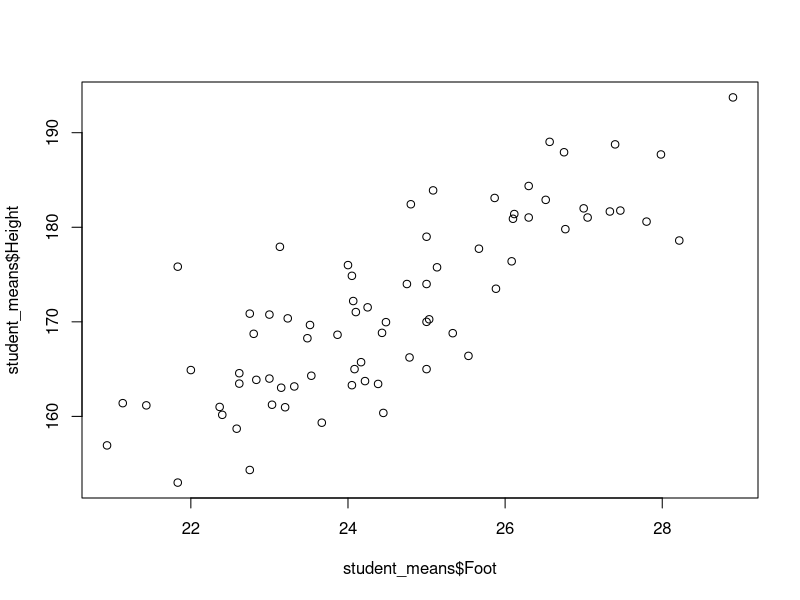
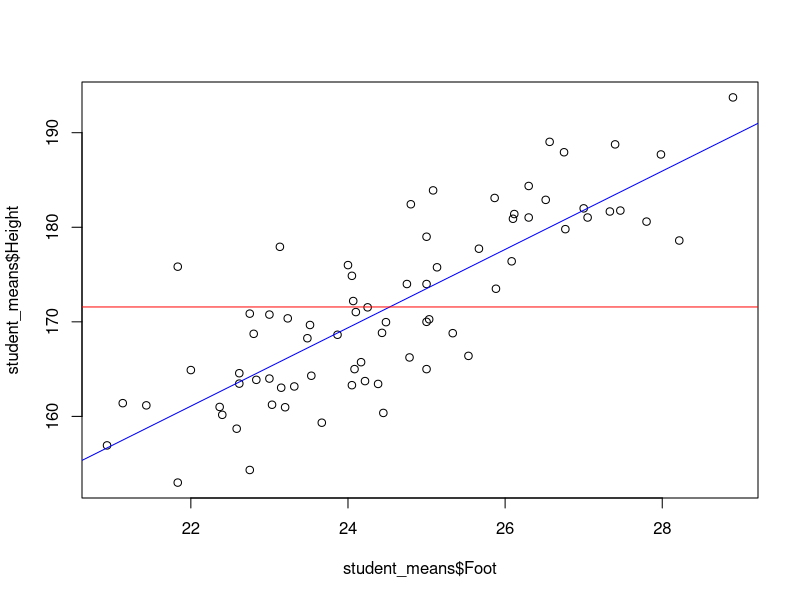
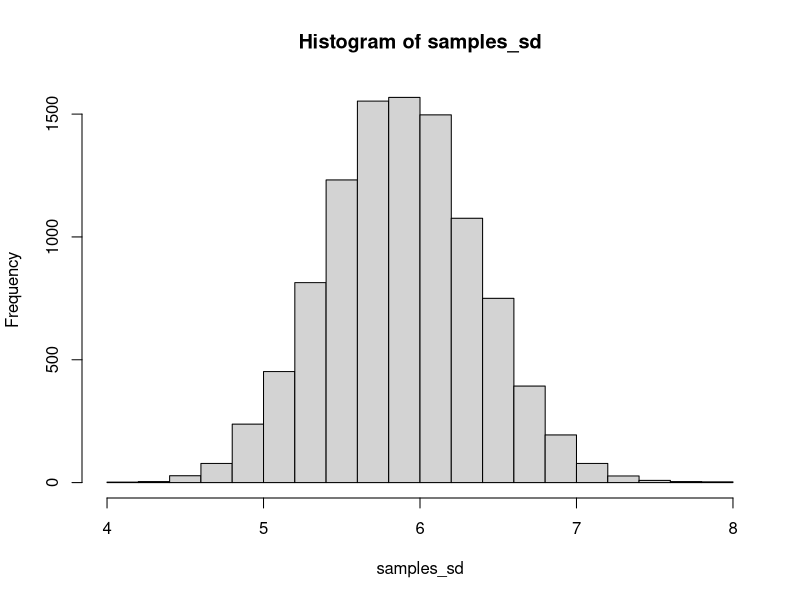
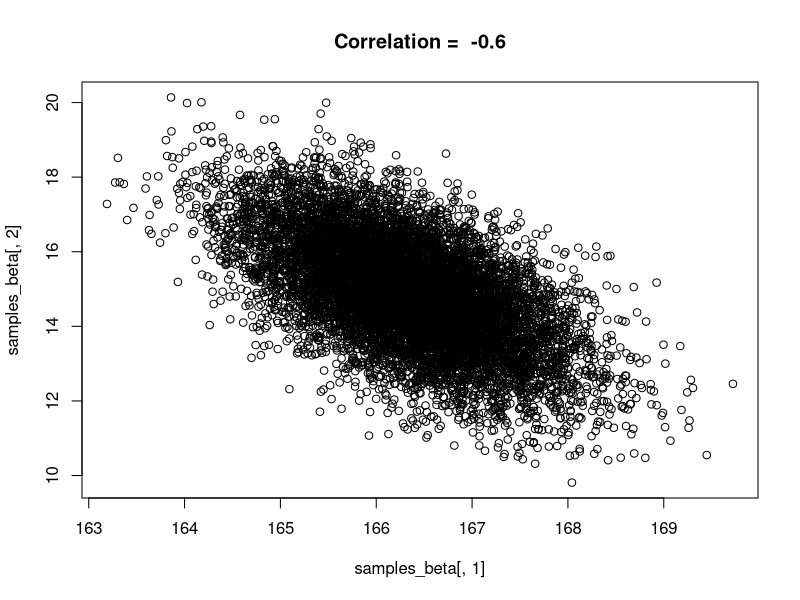
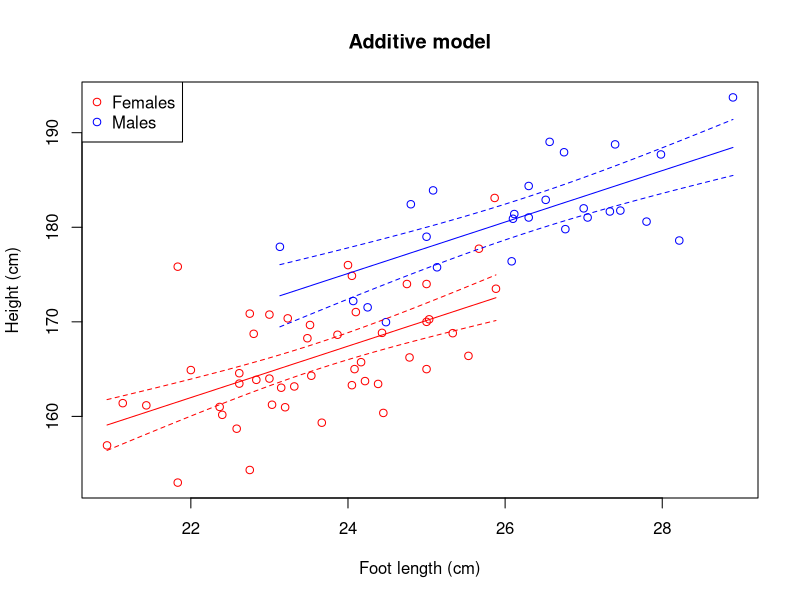
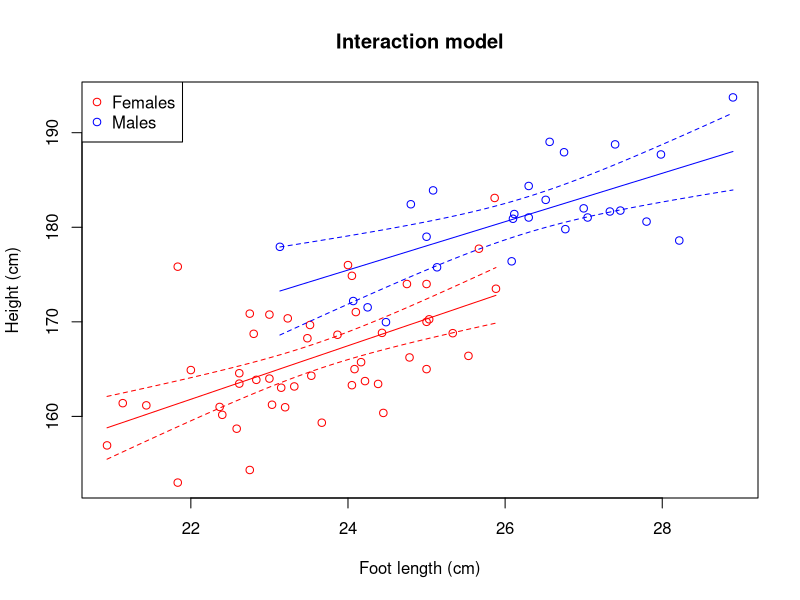

These charts were generated, in order, by the following R code:
## ---- chunk 1
knitr::opts_chunk$set(echo = TRUE)
## ---- chunk 2
student_means = read.csv("student_means.csv")
head(student_means)
#summary(student_means)
## ---- chunk 3
plot(student_means$Foot, student_means$Height)
## ---- chunk 4
plot(student_means$Height ~ student_means$Foot) # An alternative way of plotting
lin_reg = lm(Height ~ 1 + Foot, data = student_means) # lm() is a function for fitting a linear model with normal residuals
abline(lin_reg, col="blue")
abline(h = mean(student_means$Height), col="red")
## ---- chunk 5
n = 100
beta_0 = 170
sigma = 5

epsilon = rnorm(n, mean=0, sd=sigma)
height = beta_0 + epsilon

# or just

height = rnorm(n, mean=beta_0, sd=sigma)
## ---- chunk 6
fit_1 = lm(Height ~ 1, data = student_means)
## ---- chunk 7
summary(fit_1)
## ---- chunk 8
#mean(student_means$Height[student_means$Sex=="female"])
#sd(student_means$Height[student_means$Sex=="female"])

#with(student_means[student_means$Sex=="male",], mean(Height))
#with(student_means[student_means$Sex=="male",], sd(Height))

(means = tapply(student_means$Height, list(student_means$Sex), mean))
(SDs = tapply(student_means$Height, list(student_means$Sex), sd))
## ---- chunk 9
(SEs = SDs/sqrt(table(student_means$Sex)))
## ---- chunk 10
means[1] + c(-2,2)*SEs[1]
## ---- chunk 11
means[2] + c(-2,2)*SEs[2]
## ---- chunk 12
fit_F = lm(Height ~ 1, data = student_means, subset = Sex=="female")
summary(fit_F)
confint(fit_F)
## ---- chunk 13
fit_M = lm(Height ~ 1, data = student_means, subset = Sex=="male")
summary(fit_M)
confint(fit_M)
## ---- chunk 14
fit_Sex = lm(Height ~ Sex, data = student_means)
summary(fit_Sex)
## ---- chunk 15
fit_Sex_no_int = lm(Height ~ -1 + Sex, data = student_means)
summary(fit_Sex_no_int)
## ---- chunk 16
PredData = data.frame(Sex = c("female", "male"))
## ---- chunk 17
(Predictions = predict(fit_Sex, newdata = PredData, interval = "confidence"))
## ---- chunk 18
(Predictions = predict(fit_Sex, newdata = PredData, interval = "prediction"))
## ---- chunk 19
n_iter = 10000 # Number of iterations
beta = fit_Sex$coef # The parameters in the fixed part of the model (to see what the model object contains, use `str(fit_Sex)`)
res_sd = summary(fit_Sex)$sigma # Estimated residual standard deviation
Sex = student_means$Sex
n = length(Sex)  # Sample size

samples_beta = matrix(nrow=n_iter, ncol=2)  # Empty matrix for storing resampled beta-estimates
for(i in 1:n_iter){
  fixed = ifelse(fit_Sex$model$Sex=="female", beta[1], sum(beta))
  random = rnorm(n, 0, res_sd)
  y = fixed + random
  refit = lm(y ~ Sex)
  samples_beta[i,] = refit$coef
}
## ---- chunk 20
quantile(samples_beta[,1], prob=c(0.025, 0.975)) # The 2.5% and 97.5% quantiles of beta0 (mean height of females)
## ---- chunk 21
quantile(samples_beta[,1] + samples_beta[,2], prob=c(0.025, 0.975)) # same for males
## ---- chunk 22
n_iter = 10000 # Number of iterations
Y = simulate(fit_Sex, nsim = n_iter)

samples_sd = rep(NA,n_iter)  # Empty vectors for storing results
for(i in 1:n_iter){
  refit = lm(Y[,i] ~ student_means$Sex)
  samples_sd[i] = sd(refit$residuals)
}
(CI_sd = quantile(samples_sd, prob=c(0.025, 0.975)))
## ---- chunk 23
hist(samples_sd, 20)
## ---- chunk 24
n_iter = 10000 # Number of iterations
n = nrow(student_means)

samples_males_vs_females = rep(NA,n_iter)  # Empty vectors for storing results
for(i in 1:n_iter){
  resamp_rows = sample(1:n, n, replace = TRUE)
  resamp_data = student_means[resamp_rows,]
  resamp_means = tapply(resamp_data$Height, list(resamp_data$Sex), mean)
  samples_males_vs_females[i] = (resamp_means["male"]/resamp_means["female"] - 1)*100
}
(mean_samples_males_vs_females = mean(samples_males_vs_females))
(CI_samples_males_vs_females = quantile(samples_males_vs_females, prob=c(0.025, 0.975)))
## ---- chunk 25
(table = summary(fit_Sex)$coef)
## ---- chunk 26
plot(samples_beta[,1], samples_beta[,2])
correlation = cor(samples_beta[,1], samples_beta[,2])
title(paste("Correlation = ", round(correlation,2)))
## ---- chunk 27
(vcov_lm = vcov(fit_Sex))
## ---- chunk 28
(vcov_boot = var(samples_beta))
## ---- chunk 29
sqrt(diag(vcov_lm))
## ---- chunk 30
cov2cor(vcov_lm)
## ---- chunk 31
fit_Foot = lm(Height ~ Foot, data = student_means)
## ---- chunk 32
fit_Sex_Foot = lm(Height ~ Sex + Foot, data = student_means)
summary(fit_Sex_Foot)
## ---- chunk 33
mu_F = mean(student_means$Foot[student_means$Sex=="female"])
fit_Sex_Foot = lm(Height ~ Sex + I(Foot-mu_F), data = student_means)
summary(fit_Sex_Foot)
## ---- chunk 34
model_fit = fit_Sex_Foot
Title = "Additive model"
x_range_F = range(student_means$Foot[student_means$Sex=="female"])
x_range_M = range(student_means$Foot[student_means$Sex=="male"])
pred_data_F = data.frame(Sex = "female", Foot = seq(x_range_F[1], x_range_F[2], length.out = 50))
pred_data_M = data.frame(Sex = "male", Foot = seq(x_range_M[1], x_range_M[2], length.out = 50))
pred_data = rbind(pred_data_F, pred_data_M)
pred = predict(model_fit, pred_data, interval = "confidence")
pred = cbind(pred_data, pred)

plot(Height ~ Foot,
     data = student_means,
     type="p",
     xlab="Foot length (cm)",
     ylab = "Height (cm)",
     col = ifelse(Sex=="female", "red", "blue")
)
lines(fit ~ Foot, data = pred, subset = Sex=="female", col="red")
lines(lwr ~ Foot, data = pred, subset = Sex=="female", col="red", lty=2)
lines(upr ~ Foot, data = pred, subset = Sex=="female", col="red", lty=2)
lines(fit ~ Foot, data = pred, subset = Sex=="male", col="blue")
lines(lwr ~ Foot, data = pred, subset = Sex=="male", col="blue", lty=2)
lines(upr ~ Foot, data = pred, subset = Sex=="male", col="blue", lty=2)
legend("topleft", legend=c("Females", "Males"), pch=c(1,1), col = c("red", "blue"))
title(Title)
## ---- chunk 35
fit_Sex_Foot_interaction = lm(Height ~ Sex*Foot, data = student_means)
summary(fit_Sex_Foot_interaction)
## ---- chunk 36
# This chunk is not printed because I have used echo = FALSE. Below, I have made the plot in a slightly different (but equivalent) way than above. In earlier versions of R, the 'data' and 'subset' arguments were not available in the 'plot' function. Hence, the 'with' function was convenient. There are often many ways to do the same thing in R and which way to use is partly a matter of taste - pick a way that you understand and is tidy and transparent (easier to avoid mistakes)

model_fit = fit_Sex_Foot_interaction
Title = "Interaction model"
x_range_F = range(student_means$Foot[student_means$Sex=="female"])
x_range_M = range(student_means$Foot[student_means$Sex=="male"])
pred_data_F = data.frame(Sex = "female", Foot = seq(x_range_F[1], x_range_F[2], length.out = 50))
pred_data_M = data.frame(Sex = "male", Foot = seq(x_range_M[1], x_range_M[2], length.out = 50))
pred_data = rbind(pred_data_F, pred_data_M)
pred = predict(model_fit, pred_data, interval = "confidence")
pred = cbind(pred_data, pred)

with(student_means,
     plot(Foot, Height, type="n", xlab="Foot length (cm)", ylab = "Height (cm)")
     )
with(student_means, points(Foot, Height, col=ifelse(Sex=="female", "red", "blue")))
with(pred[pred$Sex=="female",], lines(Foot, fit, col="red"))
with(pred[pred$Sex=="female",], lines(Foot, lwr, col="red", lty=2))
with(pred[pred$Sex=="female",], lines(Foot, upr, col="red", lty=2))
with(pred[pred$Sex=="male",], lines(Foot, fit, col="blue"))
with(pred[pred$Sex=="male",], lines(Foot, lwr, col="blue", lty=2))
with(pred[pred$Sex=="male",], lines(Foot, upr, col="blue", lty=2))
legend("topleft", legend=c("Females", "Males"), pch=c(1,1), col = c("red", "blue"))
title(Title)
## ---- chunk 37
var_res = var(residuals(fit_Sex_Foot_interaction))
var_pred = var(fitted(fit_Sex_Foot_interaction))
var_tot = var_res + var_pred
var_pred/var_tot # (var_tot - var_res)/var_tot 
## ---- chunk 38
var_res = var(residuals(fit_Sex_Foot_interaction))
var_tot = var(residuals(fit_1)) # = var(student_means$Height)
(var_tot - var_res)/var_tot # = 1-var_res/var_tot 
